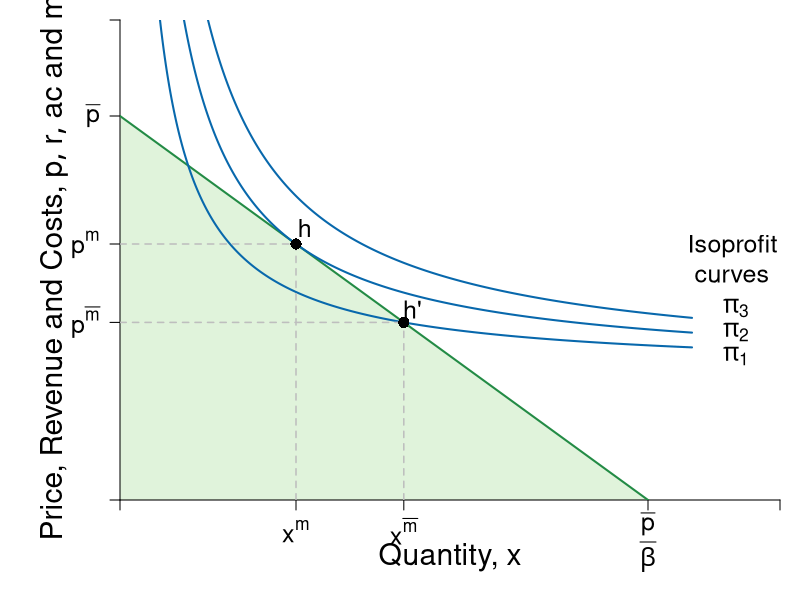

Generate this figure with R:
#Graph Designer: Simon Halliday + Scott Cohn
#Authors: Bowles and Halliday
#Title: Coordination, Conflict and Competition: A Text in Microeconomics

require(shape)
pdf(file = "firmmarketsupply/isoprofit_monopoly_profits.pdf", width = 9, height = 7)

#Set parameters for graphics
axislabelsize <- 1.8
labelsize <- 1.5
namesize <- 1.8
annotatesize <- 1.5
graphlinewidth <- 2
segmentlinewidth <- 1.5

COL <- c("#7fc97f", "#beaed4", "#fdc086", "#ffff99", "#386cb0", "#f0027f", "#bf5b17", "#666666")
COLA <- c("#e0f3db", "#99d8c9","#66c2a4","#41ae76", "#238b45", "#005824")
COLB <- c("#c6dbef", "#4eb3d3", "#2b8cbe", "#0868ac","#084081")

#Edited the margins to cater for the larger LHS labels
par(mar =  c(5, 6, 1, 1))

AvgRevenue <- function(x, rmax = 12, xmax = 12){
  rmax - (rmax/xmax)*x
}

MRevenue <- function(x, rmax = 12, xmax = 12){
  rmax - 2*(rmax/xmax)*x
}

AvgCost <- function(x, c0 = 2, c1 = 4){
  c0/x + c1
}

# From CORE
IsoProf <- function(x, k = 0, c0 = 2, c1 = 4){
  AvgCost(x) + k/x
}

xlims <- c(0, 15)
ylims <- c(0, 15)

npts <- 501 
x <- seq(xlims[1], xlims[2], length.out = npts)
y <- seq(ylims[1], ylims[2], length.out = npts) 
a <- c(13, 16.75, 19.25)

plot(0, 0, xlim = xlims, ylim = ylims, type = "n",
     xlab = expression(paste("")),
     ylab = expression(paste("")), 
     xaxt = "n", 
     yaxt = "n", 
     cex.lab = axislabelsize, 
     bty = "n",
     xaxs = "i", 
     yaxs = "i")


ticksy <- c(0, AvgRevenue(x = 4), AvgRevenue(x = 6.45), 12, ylims[2])
ylabels <- c(NA, expression(paste(p^{m})), expression(paste(p^{bar(m)})), expression(paste(bar(p))), NA)
ticksx <- c(0, 4, 6.45, 12, xlims[2])
xlabels <- c(NA, expression(paste(x^{m})), expression(paste(x^bar(m))), expression(paste(frac(bar(p),beta))), NA)

#Draw the polygon for feasible
xpoly1 <- c(0, 0, 12, 0)
ypoly1 <- c(0, 12, 0, 0)
polygon(x = xpoly1, y = ypoly1, col = COLA[1], density = NULL, border = NA)


axis(1, at = ticksx, pos = 0, labels = FALSE)
text(x = c(0, 4, 6.45, 12, xlims[2]), par("usr")[3] - 0.4, labels = xlabels, srt = 0, pos = 1, xpd = TRUE, cex = labelsize)
axis(2, at = ticksy, pos = 0, labels = ylabels, las = 1, cex.axis = labelsize)

npts <- 500 
xx1 <- seq(xlims[1], xlims[2], length.out = npts)
xx2 <- seq(xlims[1], xlims[2] - 2, length.out = npts)
xx3 <- seq(2, 6, length.out = npts)

lines(xx1, AvgRevenue(xx1, rmax = 12, xmax = 12), col = COLA[5], lwd = graphlinewidth)
lines(xx2, IsoProf(xx2, k = 14), col = COLB[4], lwd = graphlinewidth)

# Iso Prof --- Too high/too low
lines(xx2, IsoProf(xx2, k = 8), col = COLB[4], lwd = graphlinewidth)
lines(xx2, IsoProf(xx2, k = 20), col = COLB[4], lwd = graphlinewidth)

#Label the axes
text(0.5*(xlims[2]), -1.8, expression(paste("Quantity, ", x)), xpd = TRUE, cex = axislabelsize) 
#text(0.5*(xlims[2]), -1.8, expression(paste("Output, ", x)), xpd = TRUE, cex = axislabelsize) 
text(-1.5, 0.5*ylims[2], expression(paste("Price, Revenue and Costs, ", list(p, r, ac), " and ", mc)), xpd = TRUE, cex = axislabelsize, srt = 90) 

#Label curves
text(xlims[2] - 1, 7, expression(paste("Isoprofit \n curves")), cex = labelsize)

text(xlims[2] - 1, 6, expression(paste(pi[3])), cex = labelsize)
text(xlims[2] - 1, 5.25, expression(paste(pi[2])), cex = labelsize)
text(xlims[2] - 1, 4.5, expression(paste(pi[1])), cex = labelsize)

#Draw segments for total costs
segments(0, AvgRevenue(x = 4), 4, AvgRevenue(x = 4), lty = 2, col = "gray" , lwd = segmentlinewidth)
segments(4, 0, 4, AvgRevenue(x = 4), lty = 2, col = "gray" , lwd = segmentlinewidth)

segments(0, AvgRevenue(x = 6.45), 6.45, AvgRevenue(x = 6.45), lty = 2, col = "gray" , lwd = segmentlinewidth)
segments(6.45, 0, 6.45, AvgRevenue(x = 6.45), lty = 2, col = "gray" , lwd = segmentlinewidth)

points(4, AvgRevenue(x = 4), pch = 16, col = "black", cex = 1.5)
text(4.2, AvgRevenue(x = 4) + 0.5, expression("h"), cex = labelsize)

points(6.45, AvgRevenue(x = 6.45), pch = 16, col = "black", cex = 1.5)
text(6.65, AvgRevenue(x = 6.45) + 0.4, expression("h'"), cex = labelsize)

dev.off()
